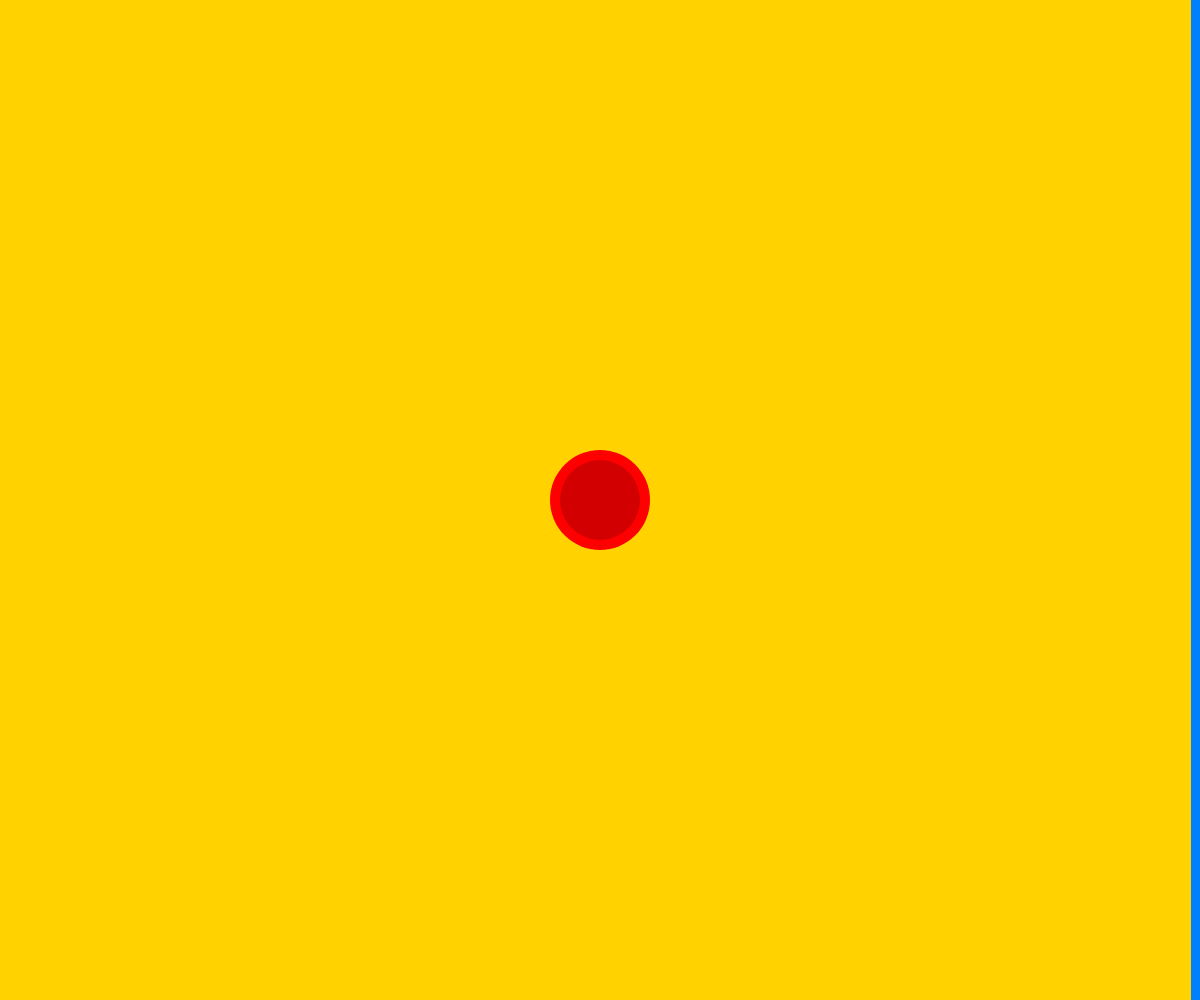
Frame 1 (no input)
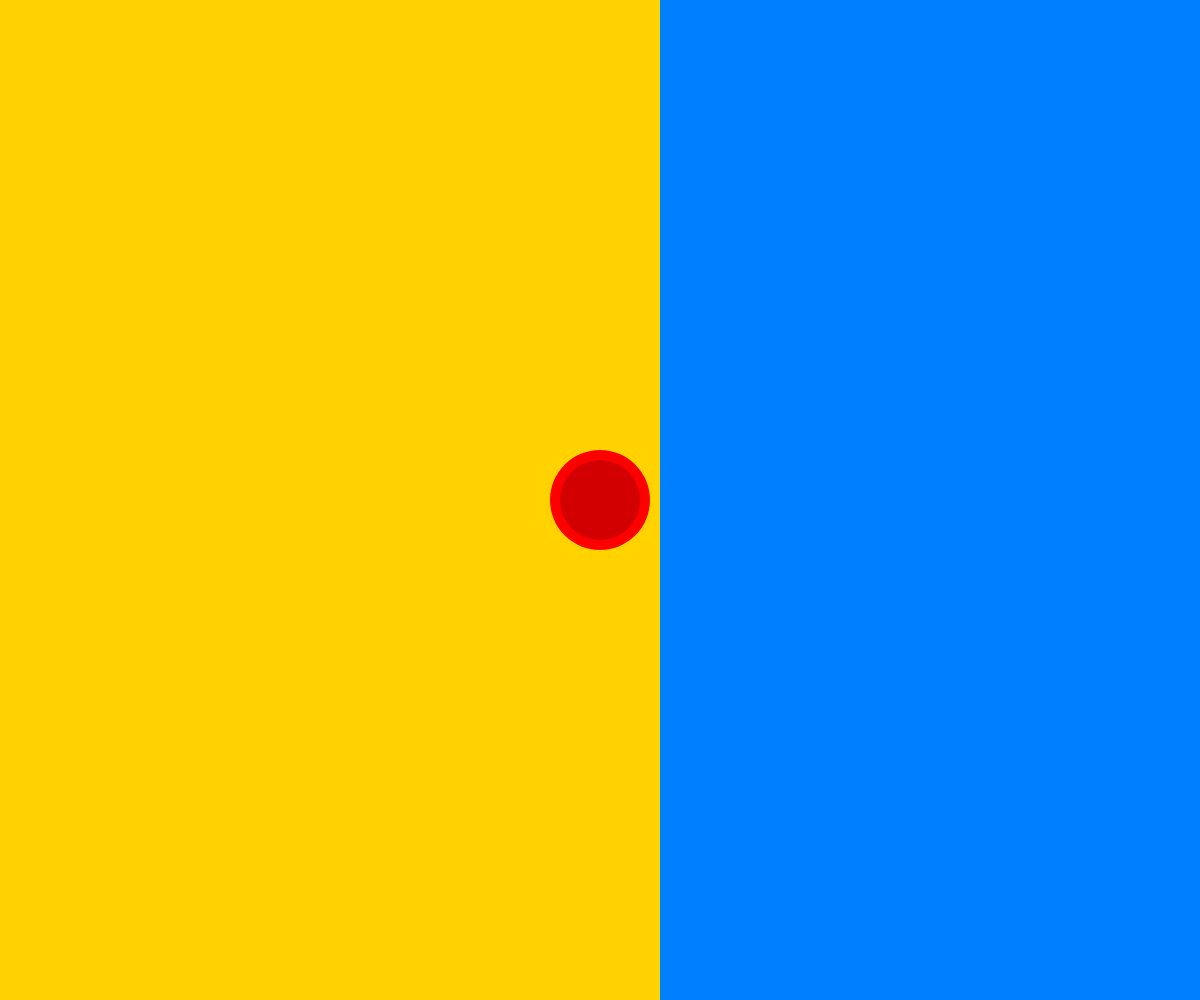
Frame 60 (no input)
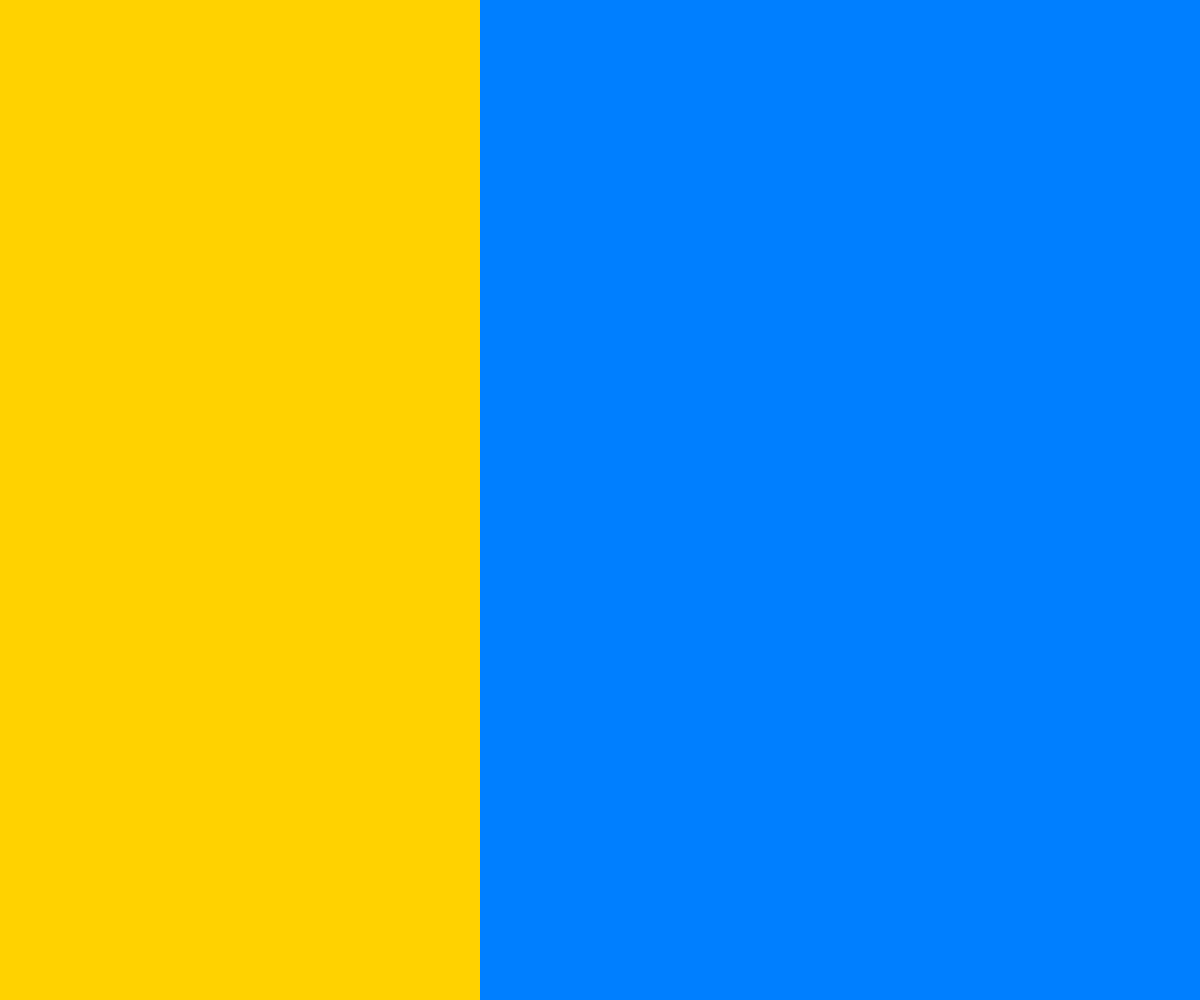
Frame 120 (the mouse pressed at the canvas centre since frame 60)

The p5.js sketch that drew these frames (run headless with seeded random() and noise() and a simulated clock; from frame 60 on, the mouse is pressed at the canvas centre):

// p5.js sketch
// ── sketch.js
const frSize = 100;

let step = 0;
let d = 1;
let flag = false;

let xPos = 0, yPos = 0;

let mF = false;

function setup() {
	createCanvas(windowWidth, windowHeight);
	xPos = width / 2, yPos = height / 2;

	noStroke();
}

function windowResized() {
	resizeCanvas(windowWidth, windowHeight);
}

function draw(){
	// animazione
	if(step > 1 || step < 0){
		step = Math.min(Math.max(0, step), 1);
		d *= -1;
		if (step && xPos >= width / 4){
			flag = !flag;
		}
	}
	
	step += 0.01 * d;

	if(mF)
		xPos = mouseX, yPos = mouseY;

	// sfondo
	background(255, 210, 0);

	// frisbee
	if(!flag){
		fill(
			255, 0, 0
		);
		ellipse(
			xPos,
			yPos,
			frSize
		);
		fill(
			210, 0, 0
		);
		ellipse(
			xPos,
			yPos,
			frSize - 20
		);
	}

	// onda
	fill(
		0, 127, 255
	);
	rect(
		map(step, 0, 1, width, width / 4),
		0,
		(width / 4) * 3,
		height
	);
}

function mousePressed(){
	if (dist(xPos, yPos, mouseX, mouseY) <= frSize / 2){
		xPos = mouseX, yPos = mouseY;
		mF = true;
	}
}

function mouseReleased(){
	if (mF) mF = false;
}
